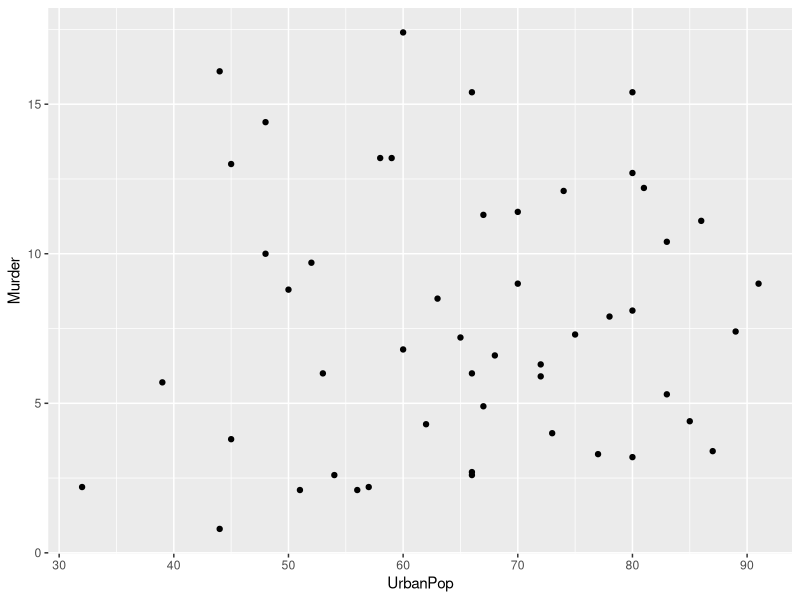
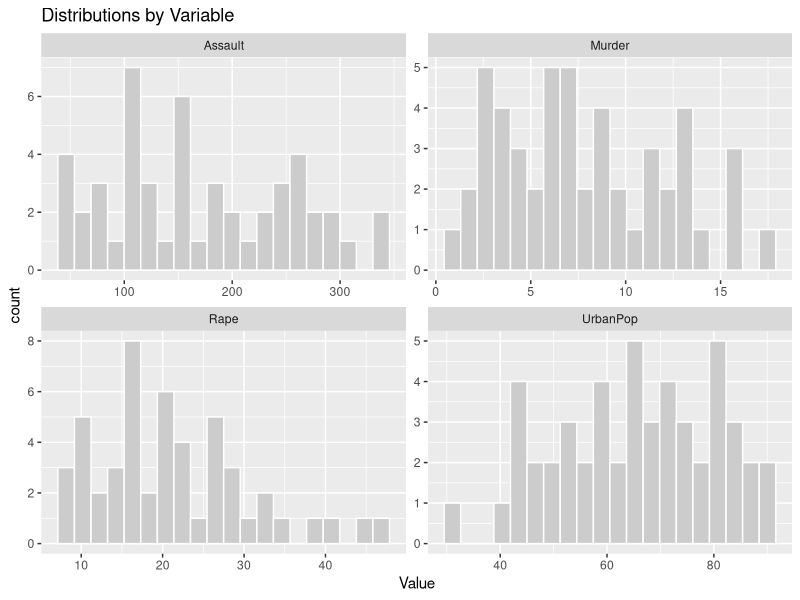
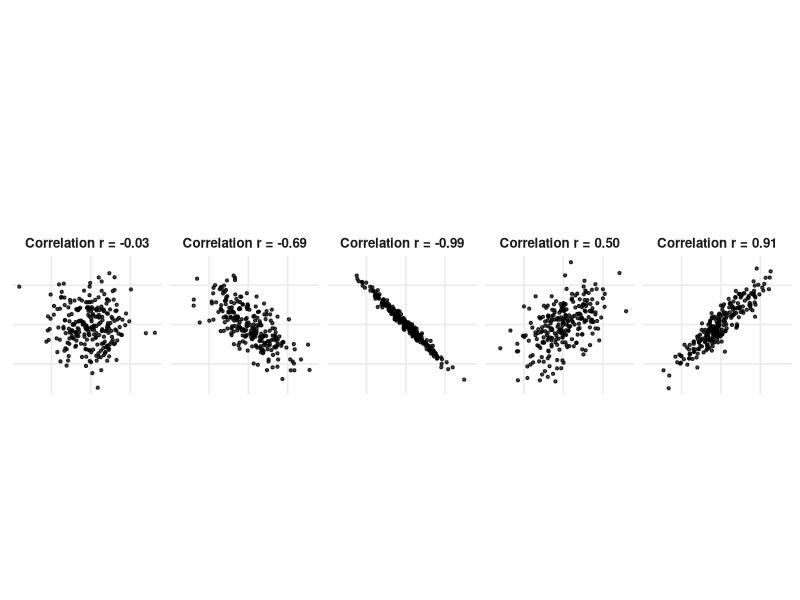
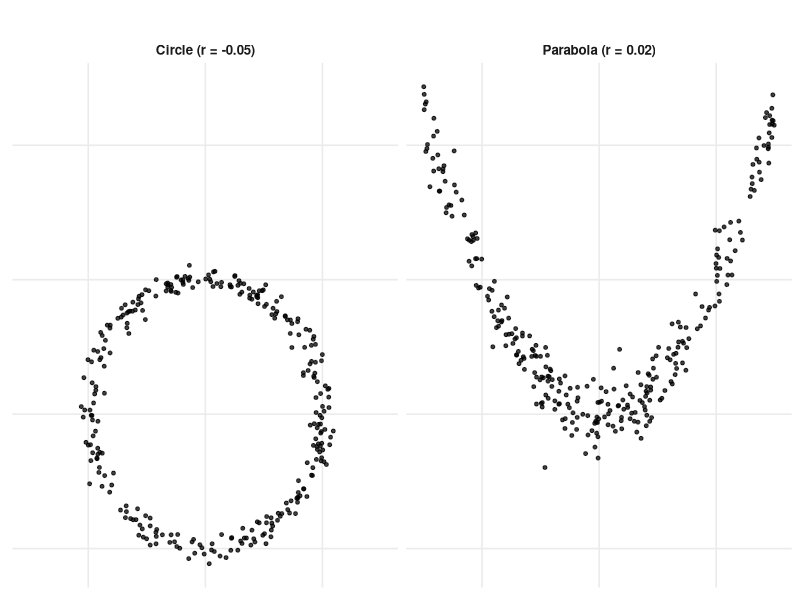
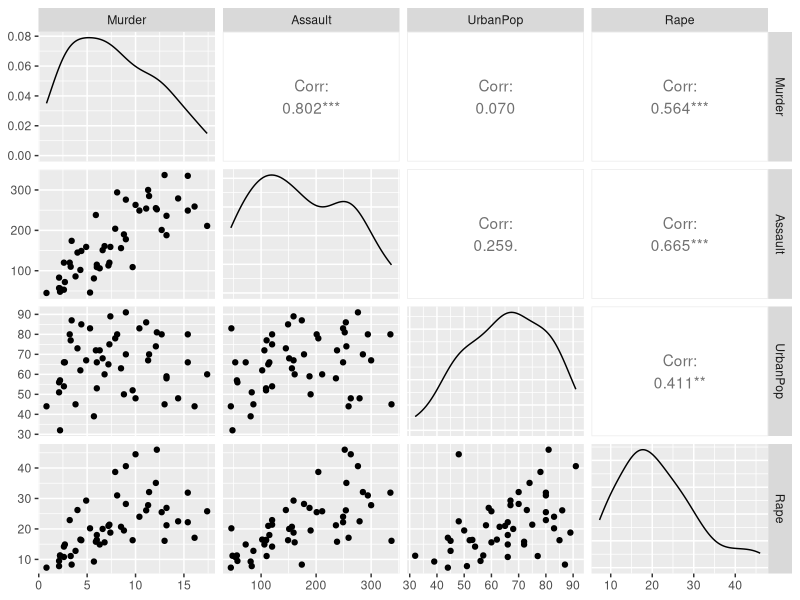
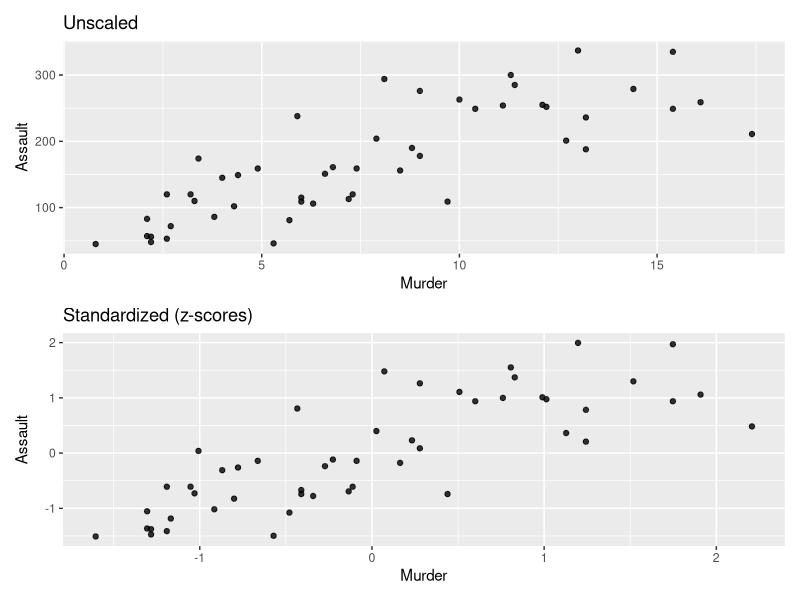
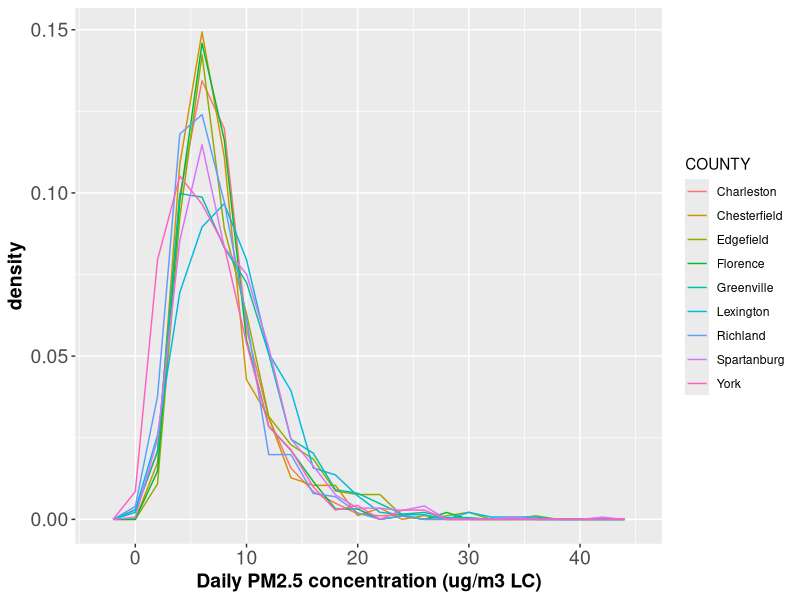
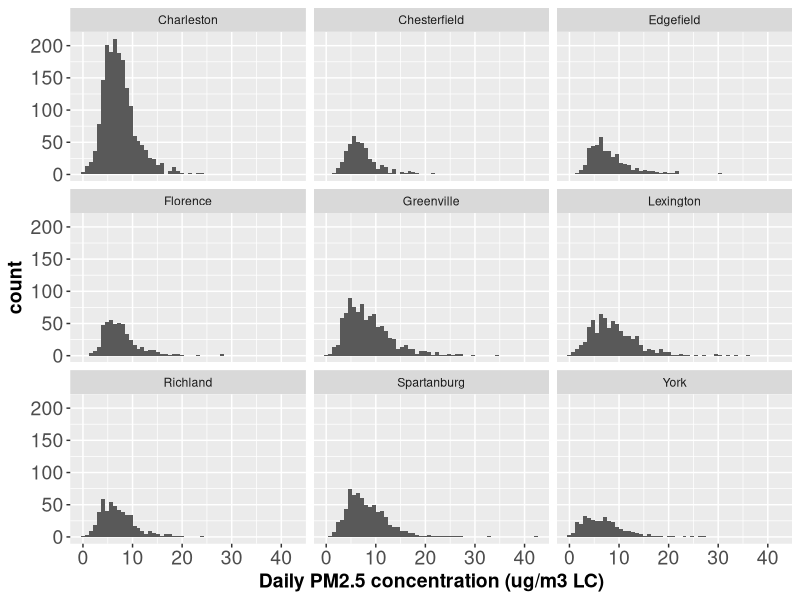

The R source for these figures, in order:
## ---- chunk 1
# Preload some packages
knitr::opts_chunk$set(echo = TRUE, message=FALSE)
library(ggplot2)
library(dplyr)
## ---- chunk 2
#| code-summary: R Working Environment 
# load packages 
library(ggplot2)
library(tidyr)
library(dplyr)
library(readr)
library(lubridate)

sessionInfo()
## ---- chunk 3
# Numeric, logical, character types
3.14159             # numeric
T                   # logical, can also be TRUE
F                   # logical, can also be FALSE 
"Stat 4750/5750"    # character

# Basic arithmetic operators
1 + 2
20 - 3
2 * 6
4 / 3
2 ^ 4
-3.14
(1 + 2) * (3 / 4)  # use parenthesis
2 == 1

# Vector
c()  # empty vector
c(1, 2, 3, 4)
1:4

# Look up the function help, 3 ways:
# Following 3 ways work for most functions
          # 1. search in help pane
?sum      # 2. use ?
sum(1:4)  # 3. move your cursor to the function, then press F1, the easiest way

# The 3rd way doesn't work for functions having some symbols, like +, ==, %*%
          # 1. search in help pane
?`+`      # 2. use ? but wrap the symbol with ``
## ---- chunk 4
# Assignment operator <-

# Numeric class
mynumbers <- 5:12
mynumbers
mynumbers + 2
mynumbers * 10

typeof(mynumbers)      # type of an object
is.numeric(mynumbers)  # check if is numeric (both integer and double type are numeric)
is.vector(mynumbers)   # check if is vector
length(mynumbers)      # length of an object

# Character class
mytext <- c("hello", "class", "four") 
mytext
typeof(mytext)
is.numeric(mytext)
is.character(mytext)
is.character(mynumbers)
is.vector(mytext)
length(mytext)

# Logical class
mylogic <- c(TRUE, FALSE, TRUE, TRUE)
typeof(mylogic)

# Factor class
gender <- c("male", "female", "female", "female", "male") 
gender
is.vector(gender)
is.character(gender)
is.vector(gender)
is.factor(gender)

genderf <- factor(gender)
genderf
is.character(genderf)
is.factor(genderf)

summary(mynumbers)  # numeric: 5-number summary
summary(mylogic)    # logical: count how many T and F
summary(mytext)     # character:
summary(genderf)    # factor: count the frequency

# List class
mylist <- list(1, "ABC", FALSE)
mylist
is.vector(mylist)
is.list(mylist)
length(mylist)
## ---- chunk 5
# All elements should be the same type
mydata <- matrix(c(140, 120, 160, 145, 125, 65, 60, 63, 66, 61), ncol = 2, byrow = FALSE) 
mydata
dim(mydata)  # dimensions

colnames(mydata) <- c("Weight.lbs", "Height.in")
rownames(mydata) <- c("a", "b", "c", "d", "e")
mydata
summary(mydata)  # summary of each column
## ---- chunk 6
#| code-summary: Data Frames
# Different columns can have different types
df <- data.frame(Weight.lbs = c(140, 120, 160, 145, 125, 180, 165),
                 Height.in = c(65, 60, 63, 66, 61, 70, 68),
                 Gender = c(rep("Female", 5), rep("Male", 2)), stringsAsFactors = T)
df
dim(df)
head(df)     # the first 6 rows
summary(df)  # summary of each column
str(df)      # structure of the data frame
## ---- chunk 7
#| code-summary: tibble 
# install.packages("tibble")
library(tibble)
# create a tibble from an existing object
as_tibble(df) 

# create a new tibble 
tibble(x=1:5, 
       y=1.0,
       z=x^2+y)

# define a row-by-row tibble
tribble(
  ~x, ~y, ~z,
  "a", 2, 1,
  "b", 3, 4
)
## ---- chunk 8
mydata[, 1]                     # extract the first column
mydata[1, ]                     # extract the first row
mydata[1:2, ]                   # extract the first two rows
mydata[3, 2]                    # extract the element in the third row and the second column
df[seq(1, 7, 2), ]              # extract every second row
seq(1, 7, 2)
subset(df, Gender == "Male")    # select based on value

t(mydata)                       # transpose of matrix
mydata[, 1] * mydata[, 2]       # element-wise multiplication
mydata %*% t(mydata)            # matrix multiplication
## ---- chunk 9
library(ggplot2)
data("USArrests")
dat = USArrests %>% as_tibble()
dat %>% 
  ggplot(aes(x=UrbanPop, y=Murder)) + 
  geom_point()

## ---- chunk 10
dat_long = dat %>%
  tidyr::pivot_longer(1:4,names_to = "Variable", values_to = "Value") 
head(dat_long)

# faceted histogram
ggplot(dat_long, aes(Value)) + 
  geom_histogram(bins=20, fill="grey80", color="white") + 
  facet_wrap(~Variable, scales="free") + 
  labs(title = "Distributions by Variable")
## ---- chunk 11
#| code-summary: "R Code: Data Organization"
X = as.matrix(USArrests)
dim(X)
## ---- chunk 12
#| code-summary: "R Code: Matrix Transpose"
t(X[1:5,])
## ---- chunk 13
#| code-fold: false
# load built-in US crime rates data
data("USArrests") 
dat = USArrests 
head(dat)
## ---- chunk 14
#| code-summary: "Sample mean"
mu = colMeans(dat)
mu 

library(dplyr)
dat %>% 
  summarise(across(where(is.numeric), mean))
## ---- chunk 15
#| code-summary: "Sample variance"
s2 = apply(dat, 2, var)
s2 

# using dplyr
dat %>% 
  summarise(across(where(is.numeric), var))
## ---- chunk 16
#| code-summary: Sample standard deviation
# compute standard deviation from data 
s = apply(dat, 2, sd)  
# or from sample variance 
s = sqrt(s2)
s 
## ---- chunk 17
#| code-summary: Sample covariance
n = nrow(dat)
s_jk = 1/(n-1) * sum((dat[,1] - mu[1]) * (dat[,2] - mu[2]))
s_jk 
## ---- chunk 18
#| code-summary: Sample correlation
r_jk = s_jk / sqrt(s2[1] * s2[2])
## ---- chunk 19
#| fig-cap: "Correlation Measures Linear Association"
#| fig-width: 8
#| fig-height: 3
#| fig.align: center
#| fig.margin: false
# ---- Setup ----
set.seed(1)
library(MASS)      # for mvrnorm
library(dplyr)
library(ggplot2)

# ---- Helper: simulate BVN with given correlation ----
sim_bvn <- function(n_samples = 200, rho = 0, mean_vec = c(0, 0)) {
  n_vars <- 2
  Sigma <- matrix(rho, nrow = n_vars, ncol = n_vars)
  diag(Sigma) <- 1
  xy <- as.data.frame(MASS::mvrnorm(n = n_samples, mu = mean_vec, Sigma = Sigma))
  names(xy) <- c("x", "y")
  xy
}

# ---- Simulate panels at different correlations ----
target_rhos <- c(-0.99, -0.7, 0, 0.5, 0.9)

df <- lapply(target_rhos, function(rho) {
  dd <- sim_bvn(n_samples = 250, rho = rho)
  dd$rho_target <- rho
  dd
}) |>
  bind_rows() |>
  group_by(rho_target) |>
  mutate(r_hat = cor(x, y)) |>
  ungroup() |>
  mutate(panel_lab = sprintf("Correlation r = %.2f", r_hat))

# ---- Plot panels ----
p_corr <- ggplot(df, aes(x, y)) +
  geom_point(size = .8, alpha = 0.75) +
  coord_equal() +
  facet_wrap(~ panel_lab, nrow = 1) +
  labs(x = NULL, y = NULL,
       title = "") +
  theme_minimal(base_size = 12) +
  theme(
    panel.grid.minor = element_blank(),
    strip.text = element_text(face = "bold"),
    axis.text = element_blank(),
    axis.ticks = element_blank()
  )

p_corr

## ---- chunk 20
#| fig-cap: "Nonlinear Dependence with (Near) Zero Correlation"
#| fig-width: 6
#| fig-height: 3
#| fig.align: center
#| fig.margin: false
set.seed(2)
n_samples <- 300

# Circle (dependent, r ~ 0)
theta <- runif(n_samples, 0, 2*pi)
r0 <- 1
x_c <- r0 * cos(theta) + rnorm(n_samples, 0, 0.05)
y_c <- r0 * sin(theta) + rnorm(n_samples, 0, 0.05)
circle <- data.frame(x = x_c, y = y_c,
                     ex = sprintf("Circle (r = %.2f)", cor(x_c, y_c)))

# Parabola (dependent, r ~ 0)
x_p <- runif(n_samples, -1.5, 1.5)
y_p <- x_p^2 + rnorm(n_samples, 0, 0.15)
parab <- data.frame(x = x_p, y = y_p,
                    ex = sprintf("Parabola (r = %.2f)", cor(x_p, y_p)))

nonlin <- bind_rows(circle, parab)

p_nonlin <- ggplot(nonlin, aes(x, y)) +
  geom_point(size = 1, alpha = 0.75) +
  facet_wrap(~ ex, nrow = 1) +
  labs(x = NULL, y = NULL,
       title = "") +
  theme_minimal(base_size = 12) +
  theme(
    panel.grid.minor = element_blank(),
    strip.text = element_text(face = "bold"),
    axis.text = element_blank(),
    axis.ticks = element_blank()
  )

p_nonlin

## ---- chunk 21
#| code-summary: "R Code: Sample Mean"
X = as.matrix(USArrests)
xbar = colMeans(X)
xbar 
## ---- chunk 22
#| code-summary: "R Code: Centered Data"
n = nrow(X) 
ones_n = matrix(1, n, ncol=1)
Xc = X - ones_n %*% t(xbar)
## ---- chunk 23
#| code-summary: "R Code: Sample Covariance"
S = cov(X) 
# or using matrix algebra
S_mat = t(Xc)%*%Xc/(n-1)
signif(cbind(S, S_mat),4)
## ---- chunk 24
#| code-summary: "R Code: Sample Correlation"
R = cor(X)
R
## ---- chunk 25
#| code-summary: "R Code: Pairwise Scatterplots and Correlations"

GGally::ggpairs(dat)
## ---- chunk 26
#| code-summary: "R Code: Standardized Data"

s_j = sqrt(diag(S))

Dsqrt = diag(1/s_j)

# using matrix algebra
Z =  (X -  matrix(1, nrow(X), 1) %*% matrix(xbar, 1)) %*% Dsqrt

# using scale function 
X_scaled = as.matrix(scale(X, center=TRUE, scale=TRUE))


# using mutate function
dat_scaled <- dat %>%
  mutate(across(everything(), ~ (.x - mean(.x)) / sd(.x)))

## ---- chunk 27
#| code-summary: "R Code: Plotting the Data"
p1 = ggplot(dat, aes(Murder, Assault)) + 
  geom_point(alpha=0.8) + 
  labs(title="Unscaled")

p2 = ggplot(dat_scaled, aes(Murder, Assault)) + 
  geom_point(alpha=.8) + 
  labs(title="Standardized (z-scores)")

patchwork::wrap_plots(p1, p2, ncol=1)
## ---- chunk 28
#| code-summary: "View Solution"
dat = matrix(c(140, 120, 160, 145, 125, 
               65, 60, 63, 66, 61), 
             ncol = 2, byrow = FALSE) 
## ---- chunk 29
#| code-summary: "View Solution"
dat # or print(dat) 
## ---- chunk 30
#| code-summary: "View Solution"

colnames(dat) = c("weight.lbs", "Height.in")
dat 
## ---- chunk 31
#| code-summary: "View Solution"
df = data.frame(
  Weight.lbs = c(140, 120, 160, 145, 125,
       180, 165), 
  Height.in = c(65, 60, 63, 66, 61, 70, 68),
  Gender = c(rep("Female", 5), rep("Male", 2))
  ) 

df
## ---- chunk 32
#| code-summary: "View Solution"
dim(df)
nrow(df)
ncol(df)
## ---- chunk 33
#| code-summary: "View Solution"
summary(df)
## ---- chunk 34
#| code-summary: "View Solution"
dat[1,]
dat[,2]
## ---- chunk 35
#| code-summary: "View Solution"
dat[1:2,]
## ---- chunk 36
#| code-summary: "View Solution"
dat[c(1,3,5), ]
## ---- chunk 37
#| code-summary: "View Solution"
subset(df, Gender=="Male")
## ---- chunk 38
#| code-summary: "View Solution"
A = matrix(c(3,1,2,4), ncol=2)
A
## ---- chunk 39
#| code-summary: "View Solution"
B = matrix(c(1,2,3,4), ncol=2)
A %*% B 
B %*% A 
## ---- chunk 40
#| code-summary: "View Solution"
solve(A)
## ---- chunk 41
#| code-summary: "View Solution"

my_solver <- function(A, b){
  x = solve(A, b)
  return(x)
}

A = matrix(c(5,1,1,6), ncol=2)
n = nrow(A)
b = rnorm(n,1)
x1 = my_solver(A, b)
sum((A%*%x1-b)^2)
## ---- chunk 42
library(readr)
library(lubridate)

df = read_csv("AQSdata.csv")
head(df)

theme_mat = theme(axis.text = element_text(size = 14),
                  axis.title = element_text(size = 14, face = "bold"))
df = rename(df, PM2.5 = `Daily Mean PM2.5 Concentration`)
ggplot(df) +
  geom_freqpoly(aes(
    x = PM2.5,
    y = after_stat(density),
    color = COUNTY
  ), binwidth = 2) +
  xlab("Daily PM2.5 concentration (ug/m3 LC)") +
  theme_mat

ggplot(df) +
  geom_histogram(aes(x = PM2.5), binwidth = .8) +
  facet_wrap(~ COUNTY, ncol = 3) +
  xlab("Daily PM2.5 concentration (ug/m3 LC)") +
  theme_mat

ggplot(df) +
  geom_boxplot(aes(x = COUNTY, y = PM2.5)) +
  xlab("County") +
  ylab("Daily PM2.5 concentration (ug/m3 LC)") +
  theme_mat

ggplot(df) +
  geom_boxplot(aes(x = reorder(COUNTY, PM2.5, FUN = median), 
                   y = PM2.5)) +
  xlab("County") +
  ylab("Daily PM2.5 concentration (ug/m3 LC)") +
  theme_mat

df1 = df
df1$`Site ID` =  as.factor(df$`Site ID`)
ggplot(df1) +
  geom_freqpoly(aes(x = PM2.5, color = `Site ID`), binwidth = 2) +
  xlab("Daily PM2.5 concentration (ug/m3 LC)") +
  theme_mat

df1 %>%
  filter(`Site ID` == 450190048) %>%
  ggplot() +
  geom_line(aes(x = mdy(Date), y = PM2.5)) +
  labs(x = "Time", y = "Daily PM2.5 concentration (ug/m3 LC)") + 
  theme_mat

df1 %>%
  ggplot() +
  geom_line(aes(x = mdy(Date), y = PM2.5, color = `Site ID`)) +
  labs(x = "Time", y = "Daily PM2.5 concentration (ug/m3 LC)") + 
  theme_mat

g <- df1 %>%
  ggplot() +
  geom_line(aes(x = mdy(Date), y = PM2.5)) +
  facet_wrap(~ `Site ID`, ncol = 2) +
  labs(x = "Time", y = "Daily PM2.5 concentration (ug/m3 LC)") + 
  theme_mat
print(g)

g + theme(axis.text.x = element_text(angle = 45))
## ---- chunk 43
library(dplyr)

df %>%
  filter(COUNTY == "Greenville")

df %>%
  mutate(Date = mdy(Date), YM = format_ISO8601(Date, precision = "ym")) %>%
  filter(COUNTY == "Greenville", YM == "2021-08")

df %>%
  mutate(Date = mdy(Date), YM = format_ISO8601(Date, precision = "ym")) %>%
  filter(COUNTY == "Greenville", YM == "2021-08") %>%
  dplyr::select(PM2.5, Date, SITE_LATITUDE, SITE_LONGITUDE)

df %>%
  dplyr::select(PM2.5, SITE_LATITUDE, SITE_LONGITUDE) %>%
  pivot_longer(
    cols = c("SITE_LATITUDE", "SITE_LONGITUDE"),
    names_to = "variable",
    values_to = "value"
  ) %>%
  ggplot(aes(x = value, y = PM2.5)) +
  geom_point() +
  facet_wrap( ~ variable, scale = "free") +
  xlab("") +
  ylab("Daily PM2.5 concentration (ug/m3 LC)") +
  theme_mat


